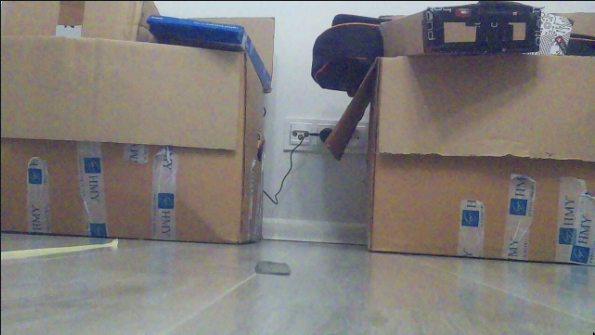
#> input picture cam.png, 595 x 335 px
$ python LineFollower.py
#> lines starting #> are read from the running program, lines starting #| are printed output that depends on the picture
import cv2

# open image
img = cv2.imread('cam.png')
#> img is the input picture: shape (335, 595, 3); mean B, G, R 119.7, 123, 127
# crop to bottom 1/4 of the image
img = img[img.shape[0]//4*3:, :]
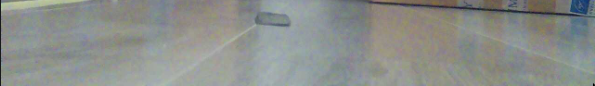
#> img: shape (86, 595, 3); mean B, G, R 139.1, 143.1, 139.7
# show the image
cv2.imshow('crop', img)
# filter out everything but the black color
mask = cv2.inRange(img, (0, 0, 0), (50, 50, 50))
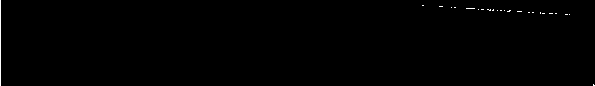
#> mask: shape (86, 595); 0.3% white in thin lines or dots
cv2.imshow('mask', mask)
cv2.waitKey(0)
